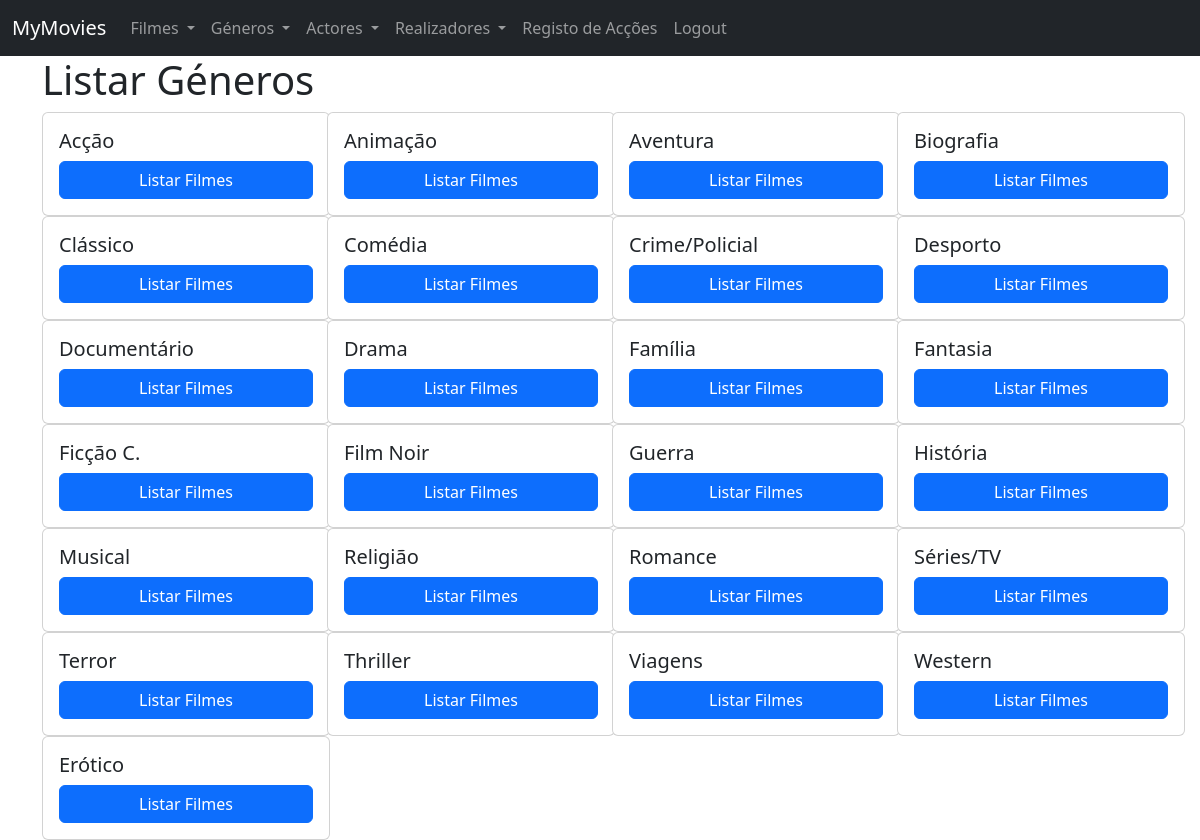
/generos (signed in), run on the app's committed database.
### tables this page shows
CREATE TABLE genre (
    id BIGINT UNSIGNED NOT NULL AUTO_INCREMENT,
    name VARCHAR(255) NOT NULL,
    PRIMARY KEY (id)
);

### controllers/genres/genres.list.php (called while the page is built, shortened)
<?php
$connection = Connection::make();
$queryBuilder = new QueryBuilder($connection);
$genres = $queryBuilder->getAll('genre', 'App\Model\Genre');
require 'views/genres/genres.list.php';

### routes.php (called while the page is built, shortened)
<?php
$router->get('', function () {
    require 'controllers/menu.php';
});
$router->get('filmes', function () {
    require 'controllers/movies/movies.list.php';
});
$router->get('filmes/(\d+)', function ($id) {
    require "controllers/movies/movies.show.php";
});
$router->post('filmes', function () {
    require 'controllers/movies/movies.add.php';
});
$router->get('atores', function () {
    require 'controllers/actors/actors.list.php';
});
$router->get('atores/(\d+)', function ($id) {
    require "controllers/actors/actors.show.php";
});
$router->post('atores', function () {
    require 'controllers/actors/actors.add.php';
});
$router->get('generos', function () {
    require 'controllers/genres/genres.list.php';
});

### index.php (called while the page is built, shortened)
<?php
$router = Router::setFromFile('routes.php');
preg_match('/^([^:\/]+[s]?):\/\/([^\/]*)\/(.*)$/', Config::APPURL, $matches);
if (!isset($matches[3])) {
    $realURI = trim($_SERVER['REQUEST_URI'], '/');
} else {
    $baseConfigURL = $matches[3];
    $realURI = substr(trim($_SERVER['REQUEST_URI'], '/'), strlen($baseConfigURL) + 1);
}
try {
    $router->direct(
        $realURI,
        isset($_POST['_method']) ? $_POST['_method'] : $_SERVER['REQUEST_METHOD']
    );
} catch (Exception $e) {
    header('HTTP/1.1 404 Not Found', true, 404);
    echo "404 Not Found";
}
function route($uri)
{
    return Config::APPURL . '/' . $uri;
}

### src/Database/QueryBuilder.php (called while the page is built, shortened)
<?php
class QueryBuilder
{
    public function __construct(PDO $pdo)
    {
        $this->pdo = $pdo;
    }
    public function getAll($table, $class = "StdClass")
    {
        $stmt = $this->pdo->prepare("SELECT * FROM $table");
        $stmt->execute();
        return $stmt->fetchAll(PDO::FETCH_CLASS, $class);
    }
}

### views/genres/genres.list.php (the view, shortened to what this page needs)
<!DOCTYPE html>
<html lang="en">
<head>
    <link href="https://cdn.jsdelivr.net/npm/bootstrap@5.2.2/dist/css/bootstrap.min.css" rel="stylesheet">
</head>
<body>
    <?php require 'views/navbar.php'; ?>
    <div class="container">
        <div class="row">
            <h1>Listar Géneros</h1>
            <?php if (isset($genres)) : ?>
                <?php foreach ($genres as $genre) : ?>
                    <div class="col-3">
                        <div class="card" style="width: 18rem;">
                            <div class="card-body">
                                <h5 class="card-title"><?= $genre->name ?></h5>
                                <div class="d-grid gap-2">
                                    <a href="<?php echo route('generos/' . $genre->id ); ?>" class="btn btn-primary">Listar Filmes</a>
                                </div>
                            </div>
                        </div>
                    </div>
                <?php endforeach; ?>
            <?php endif ?>
        </div>
    </div>
</body>
</html>

### src/Router.php (shortened to what this page needs)
<?php
class Router
{
    protected $routes = [];
    public function get($uri, $callback)
    {
        $this->routes['GET'][$uri] = $callback;
    }
    public function post($uri, $callback)
    {
        $this->routes['POST'][$uri] = $callback;
    }
    public function delete($uri, $callback)
    {
        $this->routes['DELETE'][$uri] = $callback;
    }
    public function patch($uri, $callback)
    {
        $this->routes['PATCH'][$uri] = $callback;
    }
    public function direct($uri, $method)
    {
        if (!empty($this->routes[$method])) {
            foreach ($this->routes[$method] as $route => $callback) {
                $route = '/^' . str_replace('/', '\/', $route) . '$/';
                if (preg_match($route, $uri, $params)) {
                    array_shift($params);
                    return call_user_func_array($callback, array_values($params));
                }
            }
        }
        throw new Exception('No route found');
    }
}

### data on the page
genre: name "Acção"
genre: name "Animação"
genre: name "Aventura"
genre: name "Biografia"
genre: name "Clássico"
genre: name "Comédia"
genre: name "Crime/Policial"
genre: name "Desporto"
genre: name "Documentário"
genre: name "Drama"
genre: name "Família"
genre: name "Fantasia"
genre: name "Ficção C."
genre: name "Film Noir"
genre: name "Guerra"
genre: name "História"
genre: name "Musical"
genre: name "Religião"
genre: name "Romance"
genre: name "Séries/TV"
genre: name "Terror"
genre: name "Thriller"
genre: name "Viagens"
genre: name "Western"
genre: name "Erótico"
